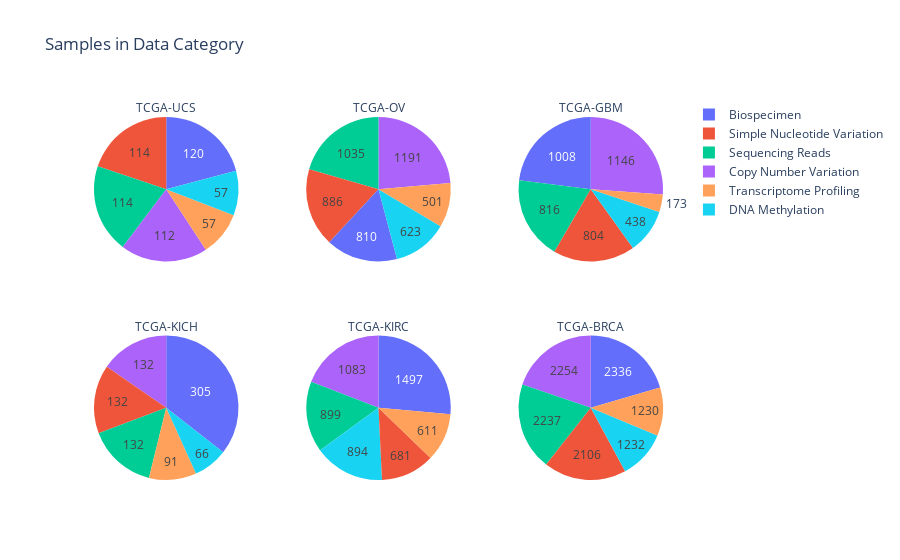

This figure's notebook cell:
### Code cell
cols = 3
rows = math.ceil(projectcount/cols)
height =300*rows
title = 'Samples in Data Category'
plotlySubplots(resultsets, cols, rows, height,title)

### Figure 1 — Plotly figure (JSON) as saved in the notebook; plotly's stock layout.template omitted (floating-point values rounded to 4 significant figures)
{"data": [{"domain": {"x": [0, 0.2889], "y": [0.575, 1]}, "labels": ["Biospecimen", "Simple Nucleotide Variation", "Copy Number Variation", "Sequencing Reads", "Transcriptome Profiling", "DNA Methylation"], "textinfo": "value", "title": {"text": "TCGA-UCS"}, "type": "pie", "values": ["120", "114", "112", "114", "57", "57"]}, {"domain": {"x": [0.3556, 0.6444], "y": [0.575, 1]}, "labels": ["Biospecimen", "Copy Number Variation", "DNA Methylation", "Sequencing Reads", "Transcriptome Profiling", "Simple Nucleotide Variation"], "textinfo": "value", "title": {"text": "TCGA-OV"}, "type": "pie", "values": ["810", "1191", "623", "1035", "501", "886"]}, {"domain": {"x": [0.7111, 1], "y": [0.575, 1]}, "labels": ["Transcriptome Profiling", "Biospecimen", "Sequencing Reads", "Copy Number Variation", "Simple Nucleotide Variation", "DNA Methylation"], "textinfo": "value", "title": {"text": "TCGA-GBM"}, "type": "pie", "values": ["173", "1008", "816", "1146", "804", "438"]}, {"domain": {"x": [0, 0.2889], "y": [0, 0.425]}, "labels": ["Biospecimen", "Copy Number Variation", "Simple Nucleotide Variation", "Sequencing Reads", "Transcriptome Profiling", "DNA Methylation"], "textinfo": "value", "title": {"text": "TCGA-KICH"}, "type": "pie", "values": ["305", "132", "132", "132", "91", "66"]}, {"domain": {"x": [0.3556, 0.6444], "y": [0, 0.425]}, "labels": ["Biospecimen", "DNA Methylation", "Transcriptome Profiling", "Sequencing Reads", "Copy Number Variation", "Simple Nucleotide Variation"], "textinfo": "value", "title": {"text": "TCGA-KIRC"}, "type": "pie", "values": ["1497", "894", "611", "899", "1083", "681"]}, {"domain": {"x": [0.7111, 1], "y": [0, 0.425]}, "labels": ["Biospecimen", "Simple Nucleotide Variation", "Transcriptome Profiling", "Copy Number Variation", "DNA Methylation", "Sequencing Reads"], "textinfo": "value", "title": {"text": "TCGA-BRCA"}, "type": "pie", "values": ["2336", "2106", "1230", "2254", "1232", "2237"]}], "layout": {"autosize": true, "title": {"text": "Samples in Data Category"}}}
